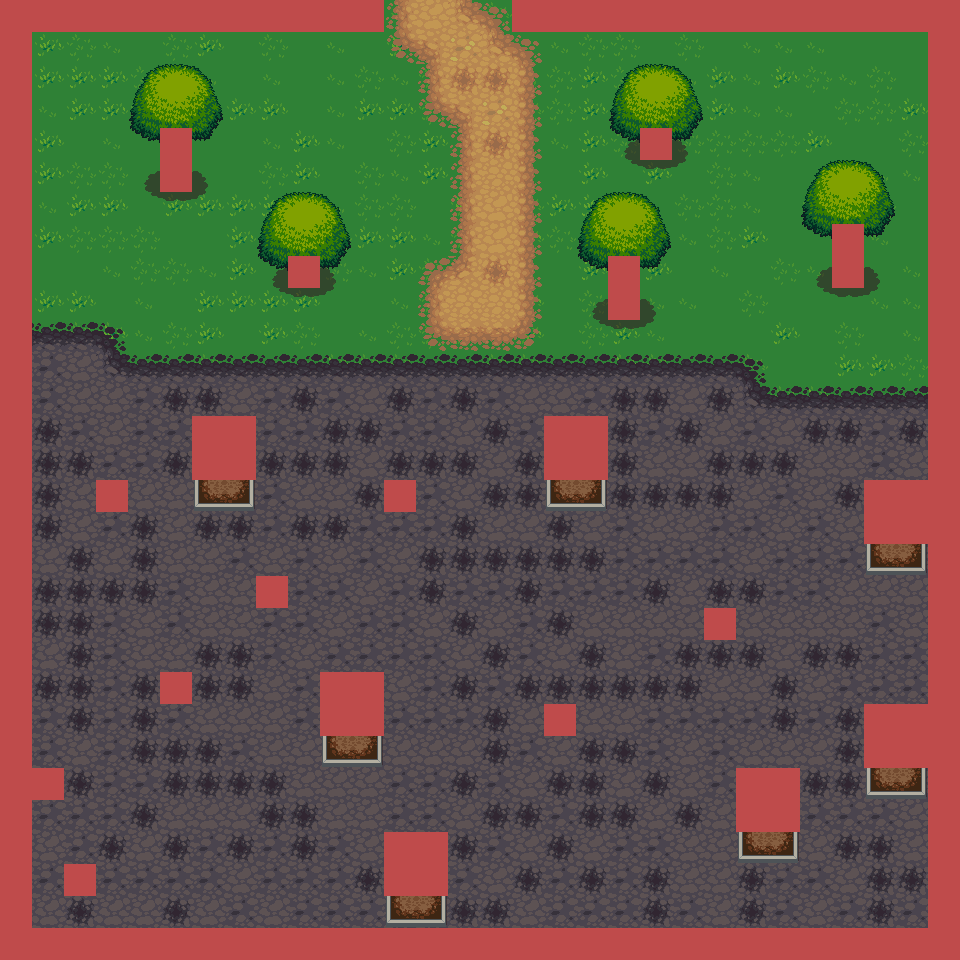

A 2D game scene composited from a Tiled map and its tileset images. What follows is a short description and the map's XML, with each tile layer's data collapsed to a summary:
An orthogonal 30x30 tile map with 32x32 px tiles, 4 tile layers (Tile Layer 1, Tile Layer 2, Tile Layer 3, Tile Layer 4), 5 tilesets.

<map version="1.0" tiledversion="1.1.5" orientation="orthogonal" renderorder="right-down" width="30" height="30" tilewidth="32" tileheight="32" infinite="0" nextobjectid="1">
 <tileset firstgid="1" source="../assets/Terrain.tsx" />
 <tileset firstgid="1025" source="../assets/obj_misk_atlas.tsx" />
 <tileset firstgid="2049" source="../assets/castlefloors.tsx" />
 <tileset firstgid="2149" source="../assets/trunk.tsx" />
 <tileset firstgid="2167" source="../assets/treetop.tsx" />
 <layer name="Tile Layer 1" width="30" height="30">
  <data>[900 cells, 900 non-empty, 4 distinct tile ids]</data>
 </layer>
 <layer name="Tile Layer 2" width="30" height="30">
  <data>[900 cells, 654 non-empty, 30 distinct tile ids]</data>
 </layer>
 <layer name="Tile Layer 3" width="30" height="30">
  <data>[900 cells, 95 non-empty, 16 distinct tile ids]</data>
 </layer>
 <layer name="Tile Layer 4" width="30" height="30">
  <data>[900 cells, 156 non-empty, 1 distinct tile ids]</data>
 </layer>
</map>
